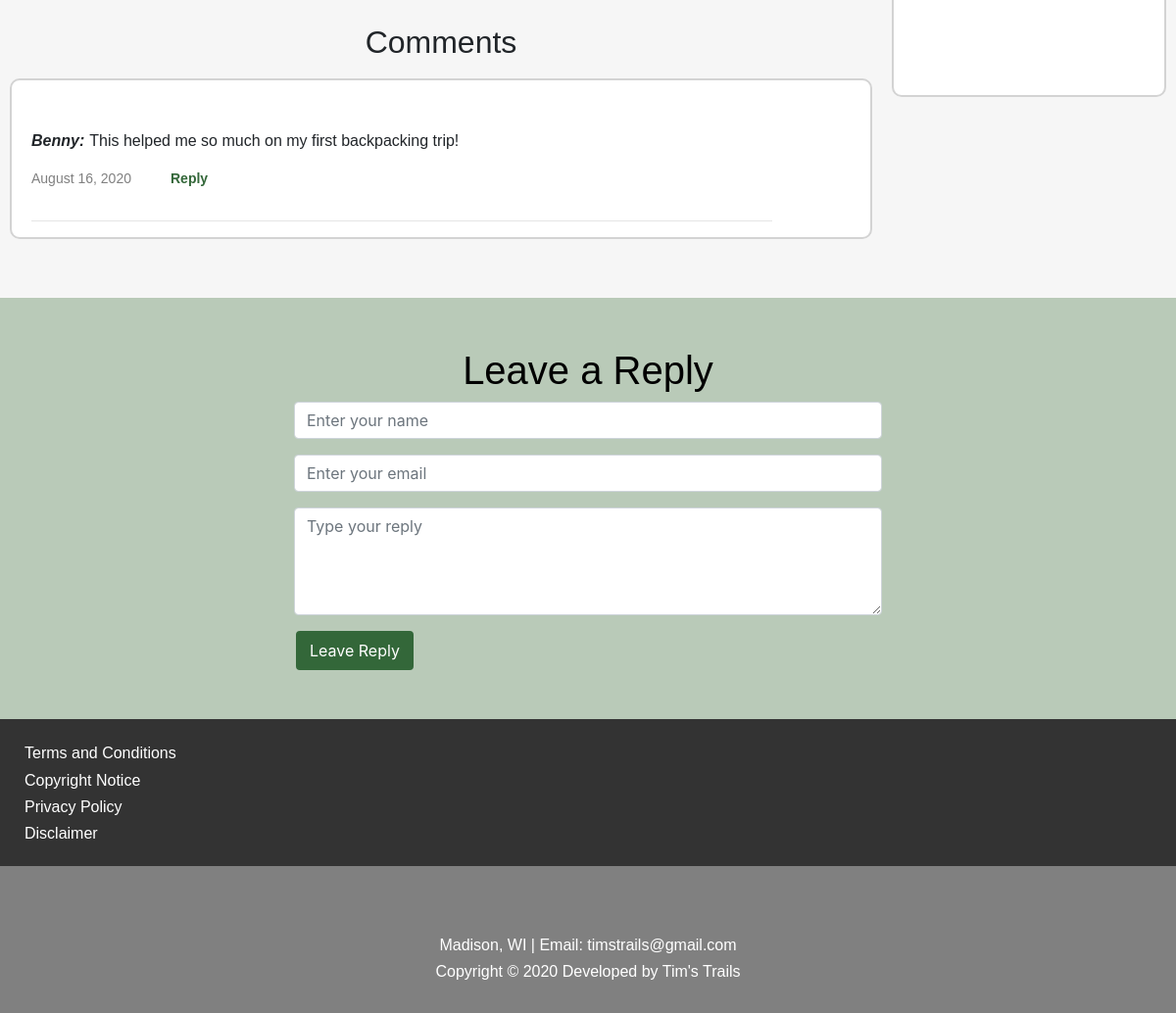
The app's page /blog/post-2/ (lower part), older data.
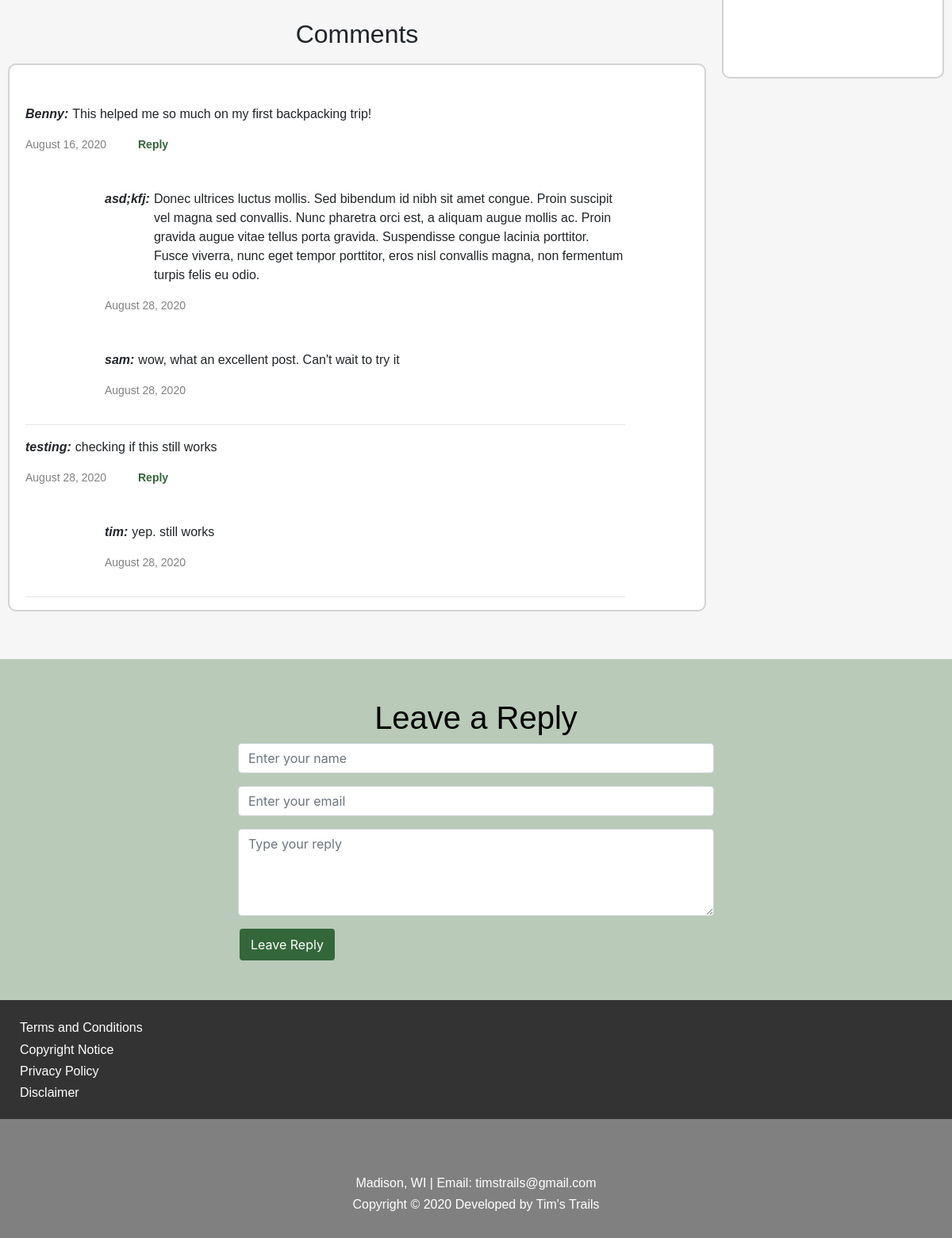
The same page, newer data.
### blog/models.py (models this page shows, shortened)
class Comment(TimeStampedModel):
	name = models.CharField(max_length=255)
	email = models.EmailField(max_length=255)
	content = models.TextField(null=True)
	post = models.ForeignKey(Post, on_delete=models.CASCADE, related_name='comments')
	active = models.BooleanField(default=True)
	parent = models.ForeignKey('self', null=True, related_name='replies', on_delete=models.CASCADE)
	class Meta:
		ordering = ('created',)

### blog/views.py (the view)
def PostDetailView(request, slug):
	post_obj = get_object_or_404(Post, slug=slug)
	comments = post_obj.comments.filter(active=True, parent__isnull=True)
	if request.method == 'POST':
		c_form = CommentForm(request.POST)
		if c_form.is_valid():
			parent_obj = None
			try:
				parent_id = int(request.POST.get('parent_id'))
			except:
				parent_id = None
			if parent_id:
				parent_obj = Comment.objects.get(id=parent_id)
				if parent_obj:
					reply_comment = c_form.save(commit=False)
					reply_comment.parent = parent_obj
			comment_obj = c_form.save(commit=False)
			comment_obj.post = post_obj
			comment_obj.save()
			return redirect('blog:detail', slug=slug)
	else:
		c_form = CommentForm()
	context = {
		'post':post_obj,
		'c_form':c_form,
		'comments':comments,
	}
	return render(request, 'blog/post_detail.html', context)

### blog/forms.py
class CommentForm(forms.ModelForm):
	class Meta:
		model = Comment
		fields = [
			'name',
			'email',
			'content',
		]
		widgets = {
			'name':forms.TextInput(attrs={'class': 'form-control','placeholder':'Enter your name','rows':'1','cols':'10'}),
			'email':forms.TextInput(attrs={'class': 'form-control','placeholder':'Enter your email','rows':'1','cols':'10'}),
			'content':forms.Textarea(attrs={'class': 'form-control','placeholder':'Type your reply','rows':'4','cols':'10'}),
		}
		labels = {
			'name':'',
			'email':'',
			'content':'',
		}

### tt_user/models.py (called while the page is built)
    def __str__(self):
        return self.username

### templates/blog/post_detail.html (shortened to what this page needs)
{% extends 'base.html' %}
{% load crispy_forms_tags %}
{% block content %}
<h2 class='comment-title'>Comments</h2>
<div class='comment-box'>
{% for comment in comments %}
    <div class='comment-container'>
		<div class='comment-container-2'>
			<p class='comment-author'>{{ comment.name }}: </p>
			<p>{{ comment.content }}</p>
		</div>
		<div class='comment-container-2'>
			<p id='comment-date'>{{ comment.created|date:"F d, Y" }}</p>
			<p id='comment-reply'>
				<a data-toggle="collapse" href="#comment_{{ forloop.counter }}" role="button" aria-expanded="false" aria-controls="comment_{{ forloop.counter }}">
				    Reply
				</a>
			</p>
		</div>
		{% for reply in comment.replies.all %}
	        <div class='comment-container' id='reply-container'>
				<div class='comment-container-2'>
					<p class='comment-author'>{{ reply.name }}: </p>
					<p>{{ reply.content }}</p>
				</div>
				<div class='comment-container-2'>
					<p id='comment-date'>{{ reply.created|date:"F d, Y" }}</p>
				</div>
			</div>
	    {% endfor %}
		<hr>
	</div>
{% endfor %}
</div>
{% endblock %}
{% block reply %}
<div class='reply-box'>
	<h1>Leave a Reply</h1>
	<form method="post" action="{% url 'blog:detail' post.slug %}">
		{{ c_form|crispy }}
		<button type="submit" class="btn btn-tt">Leave Reply</button>
	</form>
</div>
{% endblock %}

### templates/base.html (shortened to what this page needs)
{% load static %}
{% load crispy_forms_tags %}
<!DOCTYPE html>
<html lang="en">
  <head>
  	{% load static %}
    <link rel="stylesheet" href="https://stackpath.bootstrapcdn.com/bootstrap/4.5.0/css/bootstrap.min.css">
    <link rel="stylesheet" href="//code.jquery.com/ui/1.12.1/themes/smoothness/jquery-ui.css">
    <link rel="stylesheet" type="text/css" href="{% static 'css/project.css' %}">
  </head>
  <body>
    <main class='content-main'>
    	<div class='blog-content-container'>
		    {% block content %}
		    {% endblock %}
		</div>
		<div class='blog-sidebar'>
			<div class='about-me-card'>
			</div>
		</div>
  	</main>
  	{% block reply %}
	{% endblock %}
	<div class='footer-2'>
		<h6>
			<a href="{% url 'terms' %}">Terms and Conditions</a>
		</h6>
		<h6>
			<a href="{% url 'copyright' %}">Copyright Notice</a>
		</h6>
		<h6>
			<a href="{% url 'privacy' %}">Privacy Policy</a>
		</h6>
		<h6>
			<a href="{% url 'disclaimer' %}">Disclaimer</a>
		</h6>
	</div>
  	<div class='footer'>
  		<h6>Madison, WI | Email: timstrails@gmail.com</h6>
  		<h6>Copyright © 2020 Developed by Tim's Trails</h6>
  	</div>
  </body>
</html>

### static/css/project.css (style rules this page uses)
h1, h2, h3, h4, h5, h6, p, a { font-family: arial; }
a { color: #336739; }
body { background-color: #f6f6f6; }
.btn-tt { border: 2px solid #336739; background-color:#336739; color:white; margin-left:2px; margin-right:2px; }
.content-main { display:flex; flex-direction:row; }
.blog-content-container { width:75%; display:flex; flex-direction:column; margin-bottom:50px; }
.blog-sidebar { width:25%; display:flex; flex-direction:column; }
.about-me-card { height:600px; background-color:white; margin:10px; border: 2px solid #D3D3D3; border-radius:10px; display:flex; flex-direction: column; align-items:center; justify-content:flex-start; padding:10px; }
hr { width:100%; text-align:left; margin-left:0; }
.footer { padding-bottom:25px; height:150px; background-color:grey; display:flex; flex-direction:column; justify-content: flex-end; align-items:center; color:white; }
.footer-2 { padding:25px; height:150px; background-color:#333333; display:flex; flex-direction: column; justify-content: left; align-items:flex-start; color:white; }
.footer-2 a { color:white; }
.comment-box { margin:10px; padding-top:50px; padding-right:100px; padding-left:20px; background-color:white; border-radius:10px; display:flex; flex-direction:column; border: 2px solid #D3D3D3; }
.comment-author { font-weight:900; font-style: italic; margin-right:5px; }
.comment-container { display:flex; flex-direction: column; }
#reply-container { margin-top:30px; margin-left:100px; }
.comment-container-2 { display:flex; flex-direction: row; justify-content: flex-start; }
#comment-date { color:grey; font-weight: 450; font-size:14px; }
#comment-reply { color:grey; font-weight: 900; font-size:14px; margin-left:40px; }
.reply-box { padding-left:300px; padding-right:300px; padding-top:50px; padding-bottom:50px; width:100%; background-color:#b9cab8; color:black; }
.reply-box h1 { text-align: center; }
.comment-title, .blog-page-title { margin-top:20px; text-align:center; }

Row changes from the older to the newer data that the page shows:
added Comment: name "asd;kfj", content "Donec ultrices luctus mollis. Sed bibendum id nibh sit amet congue. Proin suscipit vel magna sed convallis. Nunc pharetra orci est, a aliquam augue mollis ac. Proin gravida augue vitae tellus porta gravida. Suspendisse congue lacinia porttitor. Fusce viverra, nunc eget tempor porttitor, eros nisl convallis magna, non fermentum turpis felis eu odio.", created "August 28, 2020", shown under "Benny"
added Comment: name "sam", content "wow, what an excellent post. Can't wait to try it", created "August 28, 2020", shown under "Benny"
added Comment: name "testing", content "checking if this still works", created "August 28, 2020", shown under "Comments"
added Comment: name "tim", content "yep. still works", created "August 28, 2020", shown under "testing"
